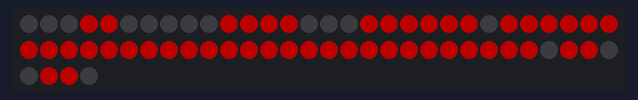
Bench run of a sketch on a simulated Arduino Uno, built with avr-gcc and run on an emulated ATmega328P. On the bench: 64 RGB LEDs in strip order, left to right, continuing on the next row. Dim RGB values are drawn brighter than linear.

Above: at 0.47 s.

The sketch:

heartbeat.ino
```cpp
#include <Adafruit_NeoPixel.h>
#ifdef __AVR__
  #include <avr/power.h>
#endif

#define PIN            6

Adafruit_NeoPixel pixels = Adafruit_NeoPixel(64, PIN, NEO_GRB + NEO_KHZ800);


byte heart[] = {
  B00011000,
  B00111100,
  B01111110,
  B11111111,
  B11111111,
  B11111111,
  B11111111,
  B01100110};


void setup() {
  pixels.begin();
  pixels.setBrightness(75); //To reduce power consumption
}

void clear() {
  for(int i=0;i<64;i++){
    pixels.setPixelColor(i, pixels.Color(0,0,0));
  }
}


void setPixelForColor(int row, int col, uint32_t color) {
  if ((row % 2) == 1){
    pixels.setPixelColor(row*8+(7-col), color);
  } else {
    pixels.setPixelColor(row*8+col, color);
  }
}


void drawShape(byte shape[], uint32_t color, boolean flash, int cycles, int delayTime) {
  for(int c = 0; c < cycles; c++) {
    for(int i=0;i<8;i++) {
      for(int j=0; j<8; j++) {
        if(bitRead(shape[i], j) == 1) {
          setPixelForColor(i, j, color);
        }
      }
    }

    pixels.show(); // This sends the updated pixel color to the hardware.
    delay(delayTime); // Delay for a period of time (in milliseconds).

    if (flash) {
      clear();
      pixels.show();
      delay(delayTime);
    }
  }

  clear();
  pixels.show();
}


uint32_t Wheel(byte WheelPos) {
  WheelPos = 255 - WheelPos;
  if(WheelPos < 85) {
    return pixels.Color(255 - WheelPos * 3, 0, WheelPos * 3);
  }
  if(WheelPos < 170) {
    WheelPos -= 85;
    return pixels.Color(0, WheelPos * 3, 255 - WheelPos * 3);
  }
  WheelPos -= 170;
  return pixels.Color(WheelPos * 3, 255 - WheelPos * 3, 0);
}


void loop() {
  drawShape(heart, pixels.Color(255,0,0), true, 1, 150);
  drawShape(heart, pixels.Color(255,0,0), true, 1, 300);
  drawShape(heart, pixels.Color(255,0,0), true, 1, 150);
  drawShape(heart, pixels.Color(255,0,0), true, 1, 300);

}
```
